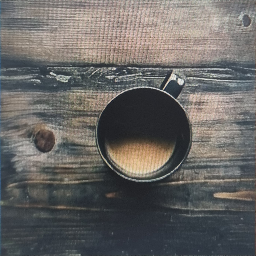
#> input picture examples/20240118_145839.png, 256 x 256 px, given in place of 20240118_145839.jpg, which was not available
$ python four_courner.py
#> lines starting #> are read from the running program, lines starting #| are printed output that depends on the picture; pictures that were not available may be replaced by others from this repository, and a replacement may not be noted
import cv2
import numpy as np

def correct_distortion(image_path, save_path):
    # Read the distorted image
    distorted_image = cv2.imread(image_path)
#> distorted_image is the input picture: shape (256, 256, 3); mean B, G, R 99.9, 101.8, 103.5

    # Convert the image to grayscale
    gray = cv2.cvtColor(distorted_image, cv2.COLOR_BGR2GRAY)
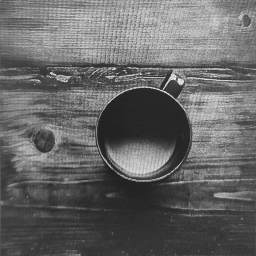
#> gray: shape (256, 256); min 25, max 239, mean 102.1

    # Apply Gaussian Blur to reduce noise
    blurred = cv2.GaussianBlur(gray, (5, 5), 0)
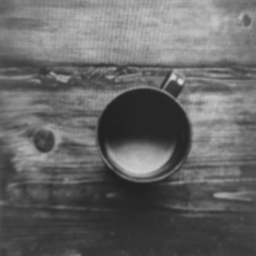
#> blurred: shape (256, 256); min 33, max 217, mean 102.1

    # Use the keypoints detection method (e.g., using the ORB detector)
    orb = cv2.ORB_create()
    keypoints, descriptors = orb.detectAndCompute(blurred, None)
#> keypoints = 356 keypoints; strongest (x, y, size): (173, 78, 44.6), (173, 77, 37.2), (180, 82, 37.2), (173, 81, 44.6)

    # Get the four corner points' coordinates
    pts = np.float32([keypoint.pt for keypoint in keypoints])
#> pts = 356 pairs, first value 31 to 219, second value 67 to 207.4

    # Order the points (top-left, top-right, bottom-right, bottom-left)
    rect = np.zeros((4, 2), dtype="float32")
    s = pts.sum(axis=1)
#> s = 356 values, max 410 at index 94, min 118 at index 22, mean 239.5
    rect[0] = pts[np.argmin(s)]
    rect[2] = pts[np.argmax(s)]

    diff = np.diff(pts, axis=1)
#> diff = 356 values, max 148.3 at index 245, min -139.7 at index 181, mean -14.17
    rect[1] = pts[np.argmin(diff)]
    rect[3] = pts[np.argmax(diff)]

    # Define the desired width and height of the corrected image
    width, height = 256, 256

    # Define the corresponding four points in the corrected image
    dst = np.float32([[0, 0], [width - 1, 0], [width - 1, height - 1], [0, height - 1]])

    # Calculate the perspective transform matrix and apply it
    M = cv2.getPerspectiveTransform(rect, dst)
    corrected_image = cv2.warpPerspective(distorted_image, M, (width, height))
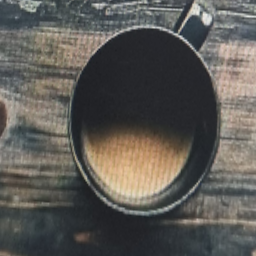
#> corrected_image: shape (256, 256, 3); mean B, G, R 85.5, 90, 92.3

    # Save the corrected image in PNG format
    cv2.imwrite(save_path, corrected_image)

    # Display the original and corrected images
    cv2.imshow('Distorted Image', distorted_image)
    cv2.imshow('Corrected Image', corrected_image)
    cv2.waitKey(0)
    cv2.destroyAllWindows()

# Replace 'your_distorted_image_path.jpg' with the path to your distorted image
correct_distortion('C:/Users/User/Documents/Projects/Nilesh/RoSteALS/examples/20240118_145839.jpg', 'C:/Users/User/Documents/Projects/Nilesh/RoSteALS/examples/20240118_145839.png')

$ run again, with examples/20240118_145856.png copied over examples/20240118_145839.png
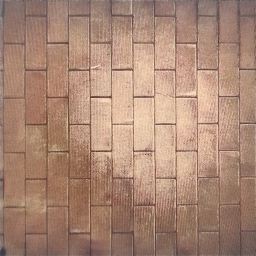
#> input picture examples/20240118_145856.png, 256 x 256 px, given in place of 20240118_145839.jpg, which was not available
#> in correct_distortion, distorted_image is the input picture: shape (256, 256, 3); mean B, G, R 116.9, 135.5, 170.1
#> in correct_distortion, `blurred = cv2.GaussianBlur(gray, (5, 5), 0)`:
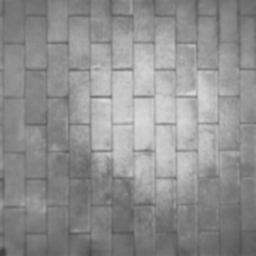
#> blurred: shape (256, 256); min 63, max 219, mean 143.7
#> keypoints = 246 keypoints; strongest (x, y, size): (110, 97, 31), (109, 96, 44.6), (91, 96, 31), (131, 68, 37.2)
#> pts = 246 pairs, first value 45 to 219, second value 39 to 208.8
#> s = 246 values, max 394.6 at index 180, min 88 at index 0, mean 249.1
#> diff = 246 values, max 93.31 at index 202, min -154 at index 5, mean -21.9
#> in correct_distortion, `corrected_image = cv2.warpPerspective(distorted_image, M, (width, heig..`:
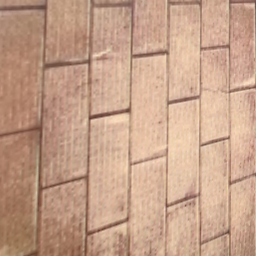
#> corrected_image: shape (256, 256, 3); mean B, G, R 137.3, 160.3, 197.1

$ run again, with examples/20240118_145927.png copied over examples/20240118_145839.png
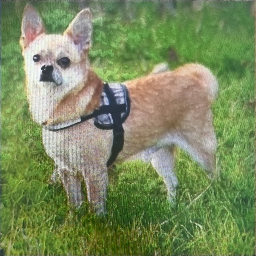
#> input picture examples/20240118_145927.png, 256 x 256 px, given in place of 20240118_145839.jpg, which was not available
#> in correct_distortion, distorted_image is the input picture: shape (256, 256, 3); mean B, G, R 94.4, 138.7, 122.1
#> in correct_distortion, `blurred = cv2.GaussianBlur(gray, (5, 5), 0)`:
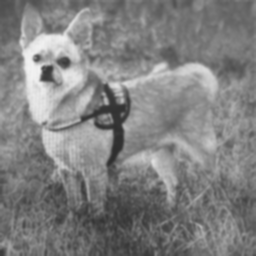
#> blurred: shape (256, 256); min 46, max 242, mean 128.7
#> keypoints = 435 keypoints; strongest (x, y, size): (41, 78, 37.2), (42, 67, 37.2), (40, 79, 31), (42, 68, 31)
#> pts = 435 pairs, first value 34 to 223, second value 31 to 224
#> s = 435 values, max 433 at index 99, min 73 at index 1, mean 220.5
#> diff = 435 values, max 143 at index 88, min -105.4 at index 286, mean 15.53
#> in correct_distortion, `corrected_image = cv2.warpPerspective(distorted_image, M, (width, heig..`:
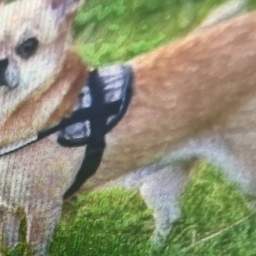
#> corrected_image: shape (256, 256, 3); mean B, G, R 115.9, 143.1, 143
